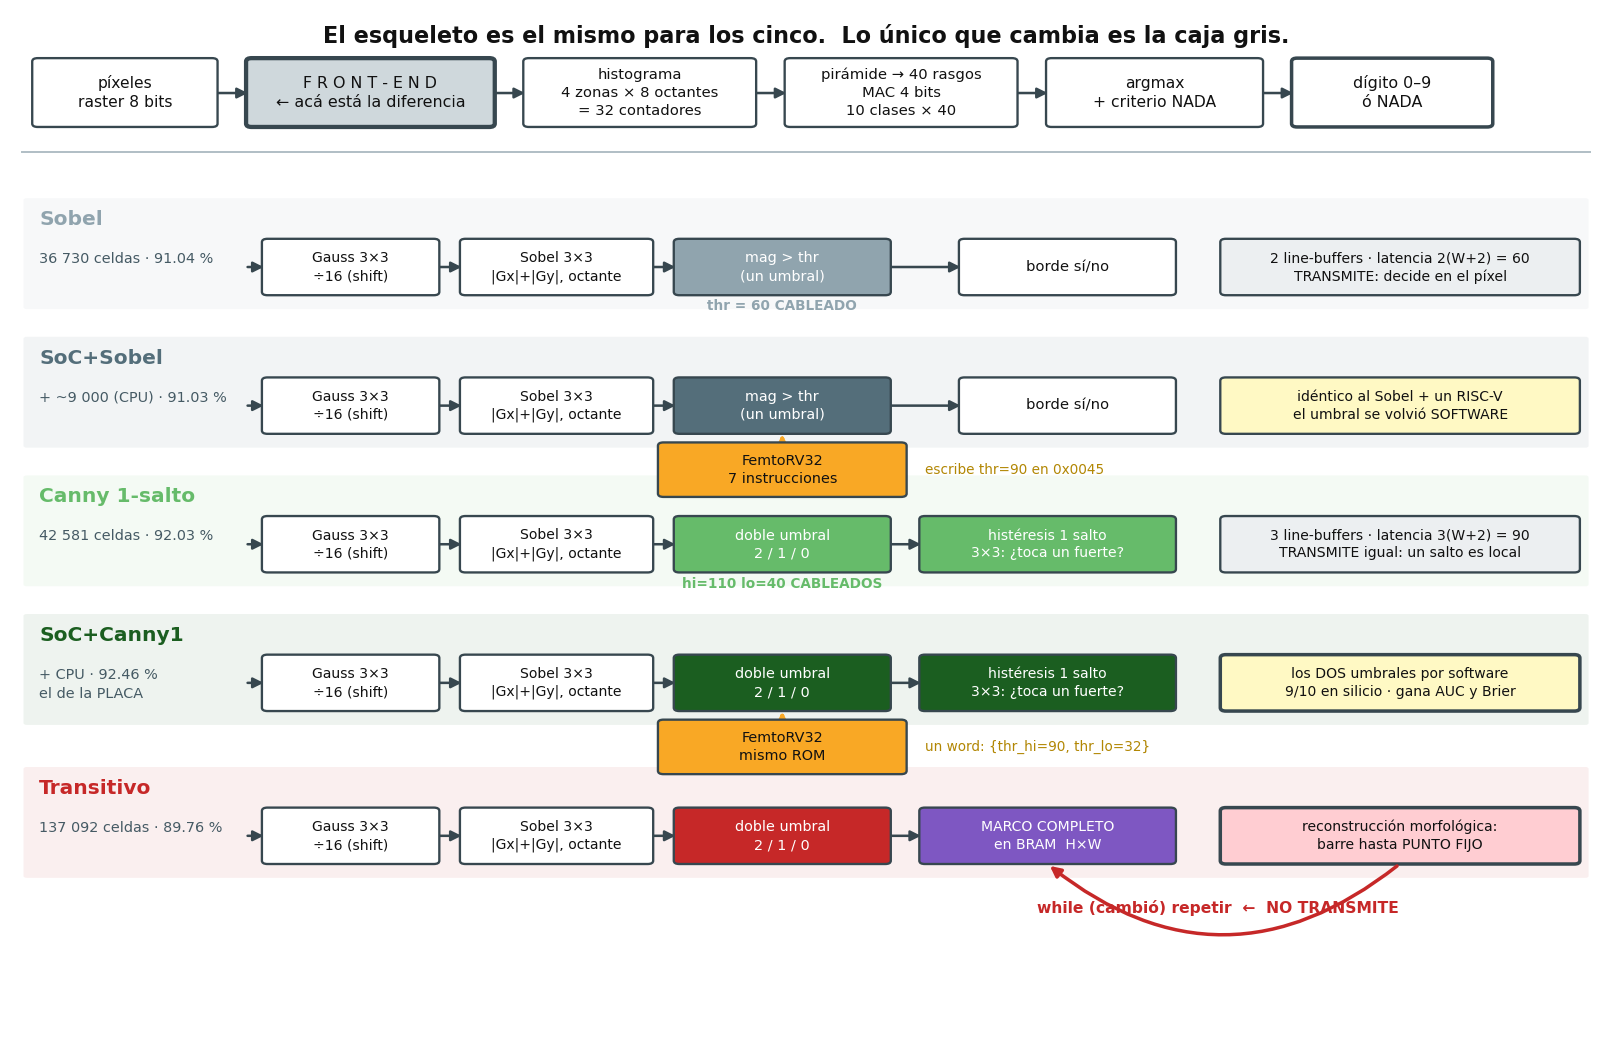

Here is the Python script that generated this plot:
# === Cuaderno 2 · figura 17: los cinco front-ends como datapath ===
import matplotlib.pyplot as plt
from matplotlib.patches import FancyBboxPatch, FancyArrowPatch

G="#90a4ae"; GS="#546e7a"; C="#66bb6a"; CS="#1b5e20"; T="#c62828"
CPU="#f9a825"; MEM="#7e57c2"; NEU="#eceff1"

fig,ax=plt.subplots(figsize=(14.6,9.4)); ax.set_xlim(0,100); ax.set_ylim(-6,100); ax.axis("off")

def caja(x,y,w,h,txt,fc=NEU,ec="#37474f",fs=8,tc="#111",lw=1.2,ls="-"):
    ax.add_patch(FancyBboxPatch((x,y),w,h,boxstyle="round,pad=0.35",
                 fc=fc,ec=ec,lw=lw,ls=ls,zorder=2))
    ax.text(x+w/2,y+h/2,txt,ha="center",va="center",fontsize=fs,color=tc,zorder=3,linespacing=1.35)

def flecha(x1,y1,x2,y2,c="#37474f",lw=1.3,ls="-"):
    ax.add_patch(FancyArrowPatch((x1,y1),(x2,y2),arrowstyle="-|>",mutation_scale=11,
                 color=c,lw=lw,ls=ls,zorder=1))

# ---------- el esqueleto comun ----------
ax.text(50,97,"El esqueleto es el mismo para los cinco.  Lo único que cambia es la caja gris.",
        ha="center",fontsize=11.5,weight="bold",color="#111")
y=88.5
caja(1.5,y,11,6.5,"píxeles\nraster 8 bits",fc="#fff",fs=8)
caja(15,y,15,6.5,"F R O N T - E N D\n← acá está la diferencia",fc="#cfd8dc",fs=8.2,lw=2.2)
caja(32.5,y,14,6.5,"histograma\n4 zonas × 8 octantes\n= 32 contadores",fc="#fff",fs=7.6)
caja(49,y,14,6.5,"pirámide → 40 rasgos\nMAC 4 bits\n10 clases × 40",fc="#fff",fs=7.6)
caja(65.5,y,13,6.5,"argmax\n+ criterio NADA",fc="#fff",fs=8)
caja(81,y,12,6.5,"dígito 0–9\nó NADA",fc="#fff",fs=8.2,lw=1.8)
for a,b in [(12.5,15),(30,32.5),(46.5,49),(63,65.5),(78.5,81)]: flecha(a,y+3.2,b,y+3.2)
ax.plot([0.5,99.5],[85.5,85.5],color="#b0bec5",lw=1)

FIL=[
 ("Sobel",G,"36 730 celdas · 91.04 %"),
 ("SoC+Sobel",GS,"+ ~9 000 (CPU) · 91.03 %"),
 ("Canny 1-salto",C,"42 581 celdas · 92.03 %"),
 ("SoC+Canny1",CS,"+ CPU · 92.46 %\nel de la PLACA"),
 ("Transitivo",T,"137 092 celdas · 89.76 %"),
]
ys=[70.5,56.0,41.5,27.0,11.0]

for (nom,col,costo),yy in zip(FIL,ys):
    ax.add_patch(FancyBboxPatch((0.8,yy-1.2),98.4,11.2,boxstyle="round,pad=0.2",
                 fc=col,ec="none",alpha=.07,zorder=0))
    ax.text(1.6,yy+7.4,nom,fontsize=10.4,weight="bold",color=col)
    ax.text(1.6,yy+4.6,costo,fontsize=7.4,color="#455a64",va="top",linespacing=1.5)

    h=5.2; yb=yy+0.4
    caja(16,yb,10.5,h,"Gauss 3×3\n÷16 (shift)",fc="#fff",fs=7.2)
    caja(28.5,yb,11.5,h,"Sobel 3×3\n|Gx|+|Gy|, octante",fc="#fff",fs=7.2)
    flecha(14.5,yb+h/2,16,yb+h/2); flecha(26.5,yb+h/2,28.5,yb+h/2)

    if nom=="Sobel":
        caja(42,yb,13,h,"mag > thr\n(un umbral)",fc=col,fs=7.4,tc="#fff")
        flecha(40,yb+h/2,42,yb+h/2); flecha(55,yb+h/2,60,yb+h/2)
        caja(60,yb,13,h,"borde sí/no",fc="#fff",fs=7.6)
        caja(76.5,yb,22,h,"2 line-buffers · latencia 2(W+2) = 60\nTRANSMITE: decide en el píxel",fc="#eceff1",fs=7.2)
        ax.text(48.5,yb-1.9,"thr = 60 CABLEADO",ha="center",fontsize=7,color=col,weight="bold")

    if nom=="SoC+Sobel":
        caja(42,yb,13,h,"mag > thr\n(un umbral)",fc=col,fs=7.4,tc="#fff")
        flecha(40,yb+h/2,42,yb+h/2); flecha(55,yb+h/2,60,yb+h/2)
        caja(60,yb,13,h,"borde sí/no",fc="#fff",fs=7.6)
        caja(76.5,yb,22,h,"idéntico al Sobel + un RISC-V\nel umbral se volvió SOFTWARE",fc="#fff9c4",fs=7.2)
        caja(41,yb-6.6,15,5.0,"FemtoRV32\n7 instrucciones",fc=CPU,fs=7.4)
        flecha(48.5,yb-1.6,48.5,yb,c=CPU,lw=2.0)
        ax.text(57.5,yb-4.1,"escribe thr=90 en 0x0045",fontsize=7,color="#b28704",va="center")

    if nom=="Canny 1-salto":
        caja(42,yb,13,h,"doble umbral\n2 / 1 / 0",fc=col,fs=7.4,tc="#fff")
        caja(57.5,yb,15.5,h,"histéresis 1 salto\n3×3: ¿toca un fuerte?",fc=col,fs=7.2,tc="#fff")
        flecha(40,yb+h/2,42,yb+h/2); flecha(55,yb+h/2,57.5,yb+h/2)
        caja(76.5,yb,22,h,"3 line-buffers · latencia 3(W+2) = 90\nTRANSMITE igual: un salto es local",fc="#eceff1",fs=7.2)
        ax.text(48.5,yb-1.9,"hi=110 lo=40 CABLEADOS",ha="center",fontsize=7,color=col,weight="bold")

    if nom=="SoC+Canny1":
        caja(42,yb,13,h,"doble umbral\n2 / 1 / 0",fc=col,fs=7.4,tc="#fff")
        caja(57.5,yb,15.5,h,"histéresis 1 salto\n3×3: ¿toca un fuerte?",fc=col,fs=7.2,tc="#fff")
        flecha(40,yb+h/2,42,yb+h/2); flecha(55,yb+h/2,57.5,yb+h/2)
        caja(76.5,yb,22,h,"los DOS umbrales por software\n9/10 en silicio · gana AUC y Brier",fc="#fff9c4",fs=7.2,lw=1.8)
        caja(41,yb-6.6,15,5.0,"FemtoRV32\nmismo ROM",fc=CPU,fs=7.4)
        flecha(48.5,yb-1.6,48.5,yb,c=CPU,lw=2.0)
        ax.text(57.5,yb-4.1,"un word: {thr_hi=90, thr_lo=32}",fontsize=7,color="#b28704",va="center")

    if nom=="Transitivo":
        caja(42,yb,13,h,"doble umbral\n2 / 1 / 0",fc=col,fs=7.4,tc="#fff")
        flecha(40,yb+h/2,42,yb+h/2); flecha(55,yb+h/2,57.5,yb+h/2)
        caja(57.5,yb,15.5,h,"MARCO COMPLETO\nen BRAM  H×W",fc=MEM,fs=7.2,tc="#fff")
        caja(76.5,yb,22,h,"reconstrucción morfológica:\nbarre hasta PUNTO FIJO",fc="#ffcdd2",fs=7.2,lw=1.8)
        ax.add_patch(FancyArrowPatch((87.5,yb-0.3),(65.2,yb-0.3),arrowstyle="-|>",
                     mutation_scale=11,color=T,lw=1.8,
                     connectionstyle="arc3,rad=-0.40",zorder=4))
        ax.text(76.0,yb-5.4,"while (cambió) repetir  ←  NO TRANSMITE",ha="center",fontsize=8.0,
                color=T,weight="bold")

plt.savefig("fig_frontends.png",dpi=140,bbox_inches="tight")
print("ok")
